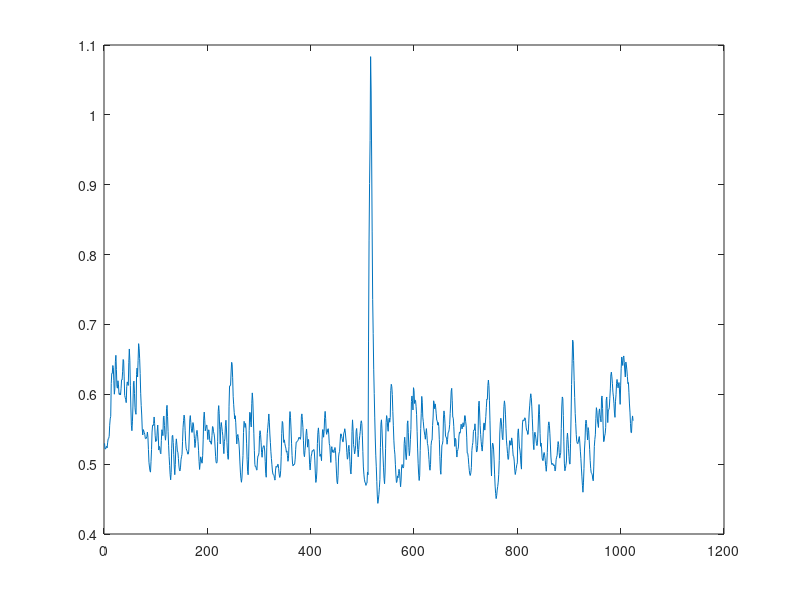

MATLAB code to generate this figure:
ar = [70   63   61   62   64   68   55   60   64   59   45   55   57   14   52   52   35   52   65   62   36   17   49   69   65   42   38   59   61   47   48   55 ...
  41   40   53   36   33   52   69   68   44   54   56   29   51   54   50   18   37   67   79   72   70   57   43   39   29   60   70   67   54   55    5   60 ...
  63   21   29   56   54   60   70   59   62   75   61   49   66   62   63   67   60   61   60   55   73   82   81   69   74   71   52   55   44   60   64   55 ...
  49   73   75   65   56   65   47   56   82   83   50   69   73   65   44   53   70   67   32   66   74   70   64   50   27   65   76   76   76   75   77   81 ...
  76   57   38   58   69   75   81   83   76   50   44   65   77   73   63   77   78   72   70   65   58   68   65   47   48   56   53   65   77   73   67   64 ...
  66   70   65   61   43   45   60   71   64   63   57   46   66   69   71   73   52   55   60   58   69   72   74   81   76   56   60   75   75   67   55   45 ...
  39   60   74   71   50   56   60   71   70   44   64   72   68   58   68   63   49   52   66   67   61   67   76   76   72   66   66   37   30   64   72   80 ...
  75   30   63   69   64   65   78   71   42   67   42   59   77   79   74   70   63    0   53   61   48   31   39   52   65   70   54   61   62   48   71   75 ...
  70   46   63   68   68   75   83   80   77   76   64   55   59   37   56   67   66   50   71   84   84   80   69   41   36   47   68   73   59   24   50   70 ...
  76   77   82   80   64   68   76   70   53   67   70   61   41   64   70   73   77   68   51   66   64   65   74   82   85   71   26   59   60   53   49   76 ...
  74   68   75   72   75   77   73   71   73   79   74   55   71   74   70   65   71   78   78   75   69   62   51   39   55   68   76   71   53   71   66   66 ...
  71   61   75   75   60   49   31   60   71   74   78   77   75   66   66   71   68   61   54   59   68   62   62   62   59   65   60   66   56   34   64   68 ...
  67   79   79   62   55   58   51   59   75   79   45   68   85   84   70   54   63   67   62   69   64   64   69   82   88   81   63   60   33   62   60   75 ...
  82   71   58   71   75   33   59   66   74   48   42   55   72   75   58   51   68   53   72   75   61   80   75   41   72   76   58   70   67   61   62   72 ...
  85   84   81   72   58   47   72   67   50   56   66   66   63   67   61   49   65   55   68   69   67   78   72   61   52   66   78   81   80   70   53   26 ...
  61   83   83   60   73   58   58   44   65   77   80   70   50   55   60   57   50   59   64   78   85   84   73   77   76   74   79   70   76   55   86  -56 ...
 -14   -1  -10  -47   74   63   78   77   43   75   63   77   79   80   77   92   94   83   69   72   69   65   29   46   66   77   80   78   81   83   76   51 ...
  40   38   63   66   70   61   42   59   66   48   22   56   56   61   76   68   77   69   68   84   82   80   68   64   81   64   67   79   87   81   59   55 ...
  75   77   69   68   34   68   80   79   68   52   28   72   82   81   69   53   50   53   25   61   63   65   20   68   71   41   55   62   64   82   82   80 ...
  80   77   61   35   45   49   38   73   76   55   66   62   64   66   50   57   75   72   62   74   76   79   69   59   42   68   65   40   54   37   67   61 ...
  44   63   62   63   55   64   52   67   81   86   82   69   44   54   72   58   31   59   66   70   75   55   63   73   52   54   64   57   53   44   46   41 ...
  53   73   73   49   71   74   70   46   70   81   72   53   66   62   48   62   65   56   51   64   65   52   56   67   54   45   62   67   61   77   85   56 ...
  74   78   76   75   71   67   64   45   68   62   47   65   61   50   77   79   69   60   56   51   24   65   75   72   66   68   69   67   52   49   52   64 ...
  71   46   50   47   46   58   32   49   60   70   79   87   89   77   26   71   70   72   83   89   86   82   83   70   70   74   70   63   53   35   59   57 ...
  65   71   69   60   37   41   55   63   67   76   72   65   73   73   63   53   55   69   71   61   52   72   77   72   63   76   83   73   64   67   66   69 ...
  25   74   80   72   64   73   81   72   21   58   62   60   58   53   58   62   67   61   58   67   58   44   47   51   47   49   60   65   69   72   75   65 ...
  39   66   67   67   68   64   58   46   42   49   79   85   71   51   77   78   66   67   56   69   73   73   77   75   56   53   48   52   60   66   72   76 ...
  79   70   68   66   71   72   67   73   78   65   55   70   66   53   61   72   77   71   59   64   31   40   51   60   83   94   88   68   62   66   64   37 ...
  65   77   75   74   75   65   36   34   26   36   23   55   68   64   64   68   63   71   66   62   63   61   57   62   75   74   74   81   81   84   83   56 ...
  55   47   63   41   63   66   72   68   39   73   75   75   79   76   73   70   74   81   73   48   46   65   59   39   49   67   69   59   61   35   59   67 ...
  59   60   22   65   74   78   76   52   55   61   52   24   64   74   72   33   60   53   41   43   35   50   55   55   58   53   60   65   57   31   52   38 ...
  49   58   51   41   50   68   61   22   35   38   55   48   31   45   53   53   50   24   57   50   53   54   43   66   63   60   70   67   55   42   57   68];


global double X0; # predicted state
global double P0; # predicted covariance
global double F; # factor of real value to previous real value
global double Q; # measurement noise
global double H; # factor of measured value to real value
global double R; # environment noise
global double State; #
global double Covariance; #
arSize = length(ar);
x = 1:1:arSize;

function KalmanFilterSimple1D(q, r, f = 1, h = 1)
  Q = q;
  R = r;
  F = f;
  H = h;
endfunction;

#function SetState(state, covariance)
#  State = state;
#  Covariance = covariance;
#endfunction;

function Correct(data)
  global Covariance;
  global State;
  global F;
  global H;
  global Q;
  global R;
  global X0;
  global P0;
 
  #time update - prediction
  X0 = F*State;
  P0 = F*Covariance*F + Q;

  #measurement update - correction
  K = H*P0/(H*P0*H + R);
  State = X0 + K*(data - H*X0);
  Covariance = (1 - K*H)*P0;
endfunction;

filtered = [];
#print(ar(1));
#var kalman = new KalmanFilterSimple1D(f: 1, h: 1, q: 2, r: 15); # задаем F, H, Q и R
Q = 0.2;
R = 0.8;
F = 1;
H = 1;
y = exp(-ar/100);
#plot(y);
State = y(1);
Covariance = 0.1;
#filtered = Correct(ar); # Применяем алгоритм
#for i = y
for i = 1:arSize
  Correct(y(i)); # Применяем алгоритм
#  filtered(end + 1) = State';
  filtered(i) = State';
#  printf("%10.4f %10.4f\n", i, State);
endfor;
#plot(y);
#plot(filtered);

filtered2 = linspace(0, 0, arSize);
#for i = filtered
for i = 1:arSize
  Correct(filtered(i)); # Применяем алгоритм
  filtered2(i) = State';
endfor;
plot(filtered2);

#plot(x, filtered2, '*', x, y, '.');
